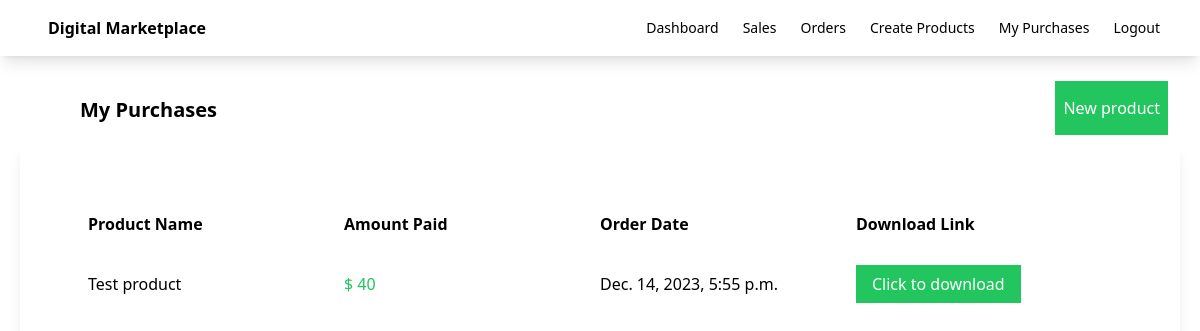
Page /purchases/ (signed in) on the committed database.
### myapp/models.py (models this page shows, shortened)
class OrderDetail(models.Model):
    customer_email = models.EmailField()
    product = models.ForeignKey(Product, on_delete=models.CASCADE)
    amount = models.IntegerField()
    stripe_payment_intent = models.CharField(max_length=200)
    has_paid = models.BooleanField(default=False)
    created_on = models.DateTimeField(auto_now_add=True)
    updated_on = models.DateTimeField(auto_now_add=True)

class Product(models.Model):
    seller = models.ForeignKey(User, on_delete=models.CASCADE)
    name = models.CharField(max_length=100)
    description = models.CharField(max_length=100)
    price = models.FloatField()
    file = models.FileField(upload_to='uploads')
    total_sales_amount = models.IntegerField(default=0)
    total_sales = models.IntegerField(default=0)

### myapp/views.py (the view)
# urls.py: path('purchases/',views.my_purchases , name='purchases'),
def my_purchases(request):
    orders= OrderDetail.objects.filter(customer_email =request.user.email)
    return render(request,'myapp/purchases.html',{'orders':orders})

### myapp/templates/myapp/purchases.html
{% extends 'myapp/base.html' %}
{% block body  %}
    <div class="flex justify-between">
        <div class="ml-20 mt-10 font-bold text-xl"> My Purchases </div>
        <div class="ml-20 mt-10 ">
            <a  class="bg-green-500 text-white px-2 py-4 mr-8" href="{% url 'createproduct' %}"> New product</a>
        </div>
    </div>
    <div class="order-container shadow-lg p-10 m-5">
        <div class="order-header flex font-bold m-5 p-2">
            <div class="w-1/4">
                Product Name
            </div>
            <div class="w-1/4">
                Amount Paid
            </div>
            <div class="w-1/4">
                Order Date
            </div>
            <div class="w-1/4">
                Download Link
            </div>
        </div>
        {% for order in orders %}
        <div class="flex  m-5 p-2 ">
            <div class="w-1/4">
                {{order.product.name}}
            </div>
            <div class="w-1/4 text-green-500">
               $ {{order.amount}}
            </div>
            <div class="w-1/4">
                {{order.created_on}}
            </div>
            <div class="w-1/4">
                <a class="bg-green-500 text-white px-4 py-2" href="{{orders.product.file.url}}" download>Click to download</a>
            </div>
        </div>
        {% endfor %}
    </div>
{%endblock%}

### rows in the picture
OrderDetail: product.name "Test product", amount "40", created_on "Dec. 14, 2023, 5:55 p.m."
